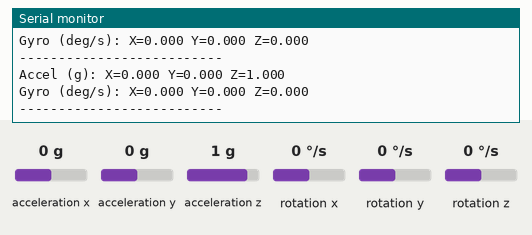
This sketch was run on a simulated ESP32. Parts: the last lines printed to the serial monitor. Wiring (inferred from the names in the program): MPU-6050 motion sensor at I2C address 0x68. Inputs (shaded band) come from the test bench; at power-on: acceleration x 0 g, acceleration y 0 g, acceleration z 1 g, rotation x 0 °/s, rotation y 0 °/s, rotation z 0 °/s.

Above: at 2.2 s.
2.3 s: acceleration x set to -1.4 g
At 3.6 s:
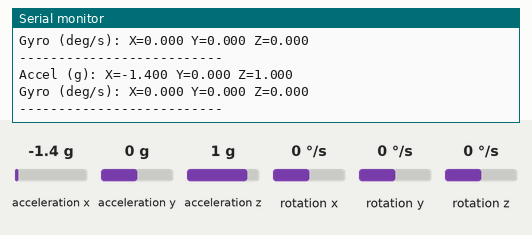
3.8 s: acceleration y set to -1.4 g
At 4.8 s:
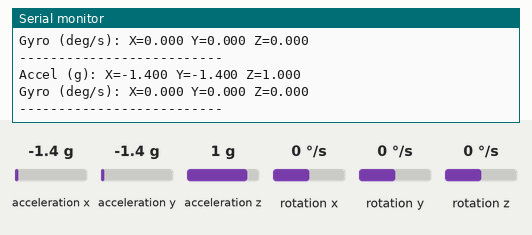
5.3 s: acceleration z set to -1.4 g
At 6.6 s:
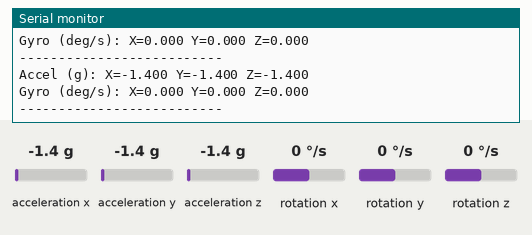
6.8 s: rotation x set to -192 °/s
At 7.8 s:
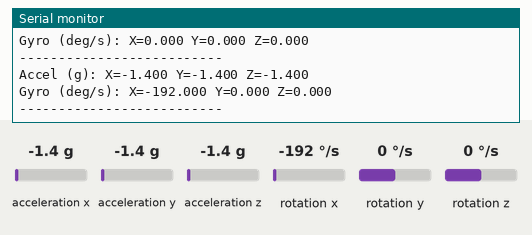
8.3 s: rotation y set to -192 °/s
At 9.9 s:
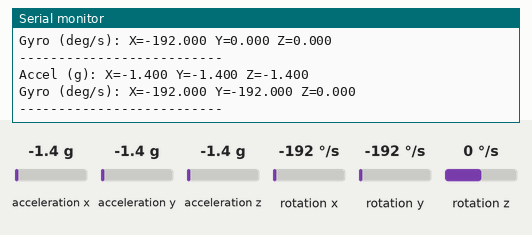

Measured:
- after the input at 2.3 s, the serial monitor: prints a new line after 0.71 s (image 1)
- after the input at 3.8 s, the serial monitor: prints a new line after 0.22 s (image 2)
- after the input at 5.3 s, the serial monitor: prints a new line after 0.73 s (image 3)
- after the input at 6.8 s, the serial monitor: prints a new line after 0.23 s (image 4)
- after the input at 8.3 s, the serial monitor: prints a new line after 0.74 s (image 5)

The sketch:

MPU6050_Accelerometer.ino
```cpp
#include <Wire.h>

#define MPU_ADDR 0x68

void setup() {
  Serial.begin(115200);
  delay(1000);

  Wire.begin(21, 22);

  // Wake up MPU6050
  Wire.beginTransmission(MPU_ADDR);
  Wire.write(0x6B);
  Wire.write(0x00);
  byte error = Wire.endTransmission();

  if (error == 0) {
    Serial.println("MPU6050 initialized successfully!");
  } else {
    Serial.println("MPU6050 initialization failed!");
    while (true) {
      delay(1000);
    }
  }
}

void loop() {
  Wire.beginTransmission(MPU_ADDR);
  Wire.write(0x3B);
  byte error = Wire.endTransmission(false);

  if (error != 0) {
    Serial.println("I2C read error!");
    delay(1000);
    return;
  }

  byte received = Wire.requestFrom(MPU_ADDR, 14, true);

  if (received == 14) {
    int16_t ax = (Wire.read() << 8) | Wire.read();
    int16_t ay = (Wire.read() << 8) | Wire.read();
    int16_t az = (Wire.read() << 8) | Wire.read();

    Wire.read(); // Temperature
    Wire.read(); // Temperature

    int16_t gx = (Wire.read() << 8) | Wire.read();
    int16_t gy = (Wire.read() << 8) | Wire.read();
    int16_t gz = (Wire.read() << 8) | Wire.read();

    Serial.print("Accel (g): X=");
    Serial.print(ax / 16384.0, 3);
    Serial.print(" Y=");
    Serial.print(ay / 16384.0, 3);
    Serial.print(" Z=");
    Serial.println(az / 16384.0, 3);

    Serial.print("Gyro (deg/s): X=");
    Serial.print(gx / 131.0, 3);
    Serial.print(" Y=");
    Serial.print(gy / 131.0, 3);
    Serial.print(" Z=");
    Serial.println(gz / 131.0, 3);

    Serial.println("--------------------------");
  } else {
    Serial.println("Incomplete sensor data!");
  }

  delay(1000);
}
```
